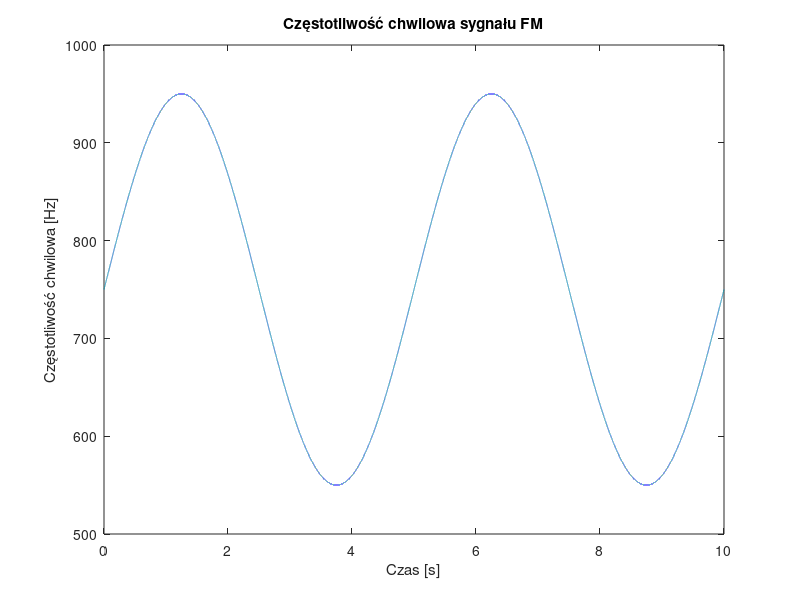

Reproduce this figure in MATLAB.
% zadanie 2.6
clear all; close all;

fpr = 8000;
Nx = 10*fpr;
% sygnal bedzie trwac 5 sekund
dt = 1/fpr;
n = 0:Nx-1;
t = dt*n;
A = 1;

fa = 2;     % czestotliwosc sygnalu modulujacego AM
            % czyli amplituda bedzie zmieniana z ta czestotliwoscia
kA = 0.3;   % glebokosc modulacji
mA = sin(2*pi*fa*t);

fc = 750;   % czestotliwosc nosna
fm = 0.2;     % czestotliwosc sygnalu modulujacego FM
            % (czyli częstotliwość nośna będzie zmieniania z tą częstotliwością - np. 2Hz = 2 razy na sekundę)
kF = 200;    % głębokość modulacji częstotliwości: mówi jak bardzo zmieni się częstotliwość chwilowa

mF = sin(2*pi*fm*t);

x = A*(1+kA*mA) .* sin(2*pi*(fc*t+kF*cumsum(mF)*dt));
soundsc(x,fpr);

% czemu cumsum?
% Numeryczne całkowanie sygnału dyskretnego m[n] (czyli m(t) próbkowanego) 
% można zrealizować za pomocą sumy kumulacyjnej.
% numeryczne całkowanie można przybliżyć do sumy

% figure;
% plot(t(1:100),x(1:100)); grid; title('Sygnal x(t)'); xlabel('czas [s]'); ylabel('Amplituda');

% czestotliwosc chwilowa (pochodna fazy)
figure;
fi = fc + kF * mF;
plot(t, fi);
xlabel('Czas [s]');
ylabel('Częstotliwość chwilowa [Hz]');
title('Częstotliwość chwilowa sygnału FM');



% sygnal FM: A*cos(2pi*f*t + 2pi*k*calka(m(t)dt)
% numeryczne calkowanie za pomoca sumy kumulacyjnej
% calka(m(t)dt) = suma(m(i) * Ts = 1/fs * suma(m(i))

% modulacja AM-FM - modulujemy aplitude i częstotliwość
% x2=sin(2*pi*1*t);
% x6=sin(2*pi*(10*t-(9/(2*pi*1)*cos(2*pi*1*t)))); % sinus. FM: 9Hz wokol 10Hz 1x na sec 
% x7=sin(2*pi*(10*t+9*cumsum(x2)*dt));            % to samo co x6; dlaczego?
% x = x6;

% plot(t,x,'o-'); grid; title('Sygnal x(t)'); xlabel('czas [s]'); ylabel('Amplituda'); 

% soundsc(x, fpr);